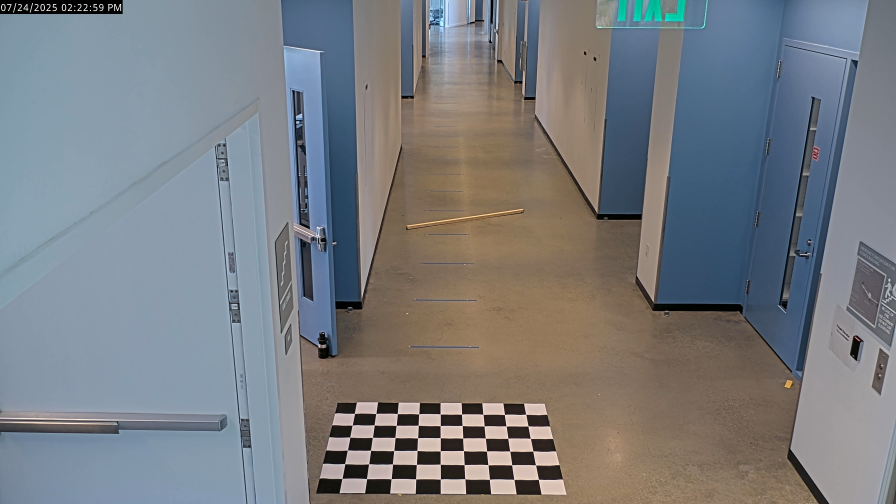
#> input picture cameraCalibration/star/0x400y.jpg, 2688 x 1512 px, given in place of subject_2_test_5_6-11-2025_5-54-26 PM.asf, which was not available (shown at 1/3 size)
$ python edgeDetectSB_JSC.py
#> lines starting #> are read from the running program, lines starting #| are printed output that depends on the picture; pictures that were not available may be replaced by others from this repository, and a replacement may not be noted
####
#   Jack Capito
#   STARS Summer 2025
#   Dr J Lab
###
# Edgetracing experiment
####

import cv2 # pip install opencv-python
import time
import numpy as np
import csv
from scipy.optimize import curve_fit

dir = r'C:\Users\notyo\Documents\STARS\StudentData\25_06_11'
file = 'subject_2_test_5_6-11-2025_5-54-26 PM.asf'
filename = f"{dir}/{file}"  # Path to the video file
print(filename)

canny_dims = 30, 150

videoObject = cv2.VideoCapture(filename) # Open the video file
if not videoObject.isOpened():
    print("Error: Could not open video file.")
    exit()
print(f"Loaded: {filename}")


# Function to get video parameters
def perameters(videoPeram, text):
    output = videoObject.get(videoPeram)
    print(f"Loaded: {output}{text}")
    return output

# Function to filter and merge close points
def merge_close_y(points, threshold=12):
    sorted_points = sorted(points, key=lambda p: p[1])

    merged_points = []
    group = [sorted_points[0]]
    group_start_y = sorted_points[0][1]

    for point in sorted_points[1:]:
        if abs(point[1] - group_start_y) <= threshold:
            group.append(point)
        else:
            avg_x = sum(p[0] for p in group) / len(group)
            avg_y = sum(p[1] for p in group) / len(group)
            merged_points.append((avg_x, avg_y))
            group = [point]
            group_start_y = point[1]

    # Handle the final group
    if group:
        avg_x = sum(p[0] for p in group) / len(group)
        avg_y = sum(p[1] for p in group) / len(group)
        merged_points.append((avg_x, avg_y))

    return merged_points

def get_avg_points_from_lines(lines, line_mask):
    avg_points = []
    for line in lines:
        x1l, y1l, x2l, y2l = line[0]
        if abs(y2l - y1l) < 5:  # horizontal filtering
            x_avg = (x1l + x2l) // 2
            y_avg = (y1l + y2l) // 2
            avg_points.append((x_avg, y_avg))
            cv2.line(line_mask, (x1l, y1l), (x2l, y2l), (0,255,0), 2)
            # Optionally: cv2.circle(line_mask, (x_avg, y_avg), 5, (0,0,255), -1)
    return avg_points

def y_to_distance(y):
    return 2550 * np.exp(-0.0386 * y)

def y_to_distance_for_points(filtered_points):
    for point in filtered_points:
        y = point[1]
        #distance = 49 + -6.41 * np.log(y)
        distance = -17.0851 / (y + -480.3108) # Calculate distance from y
        print(f"x={point[0]:.2f}, y={y:.2f}, distance={distance:.2f} m")

def ideal_equation(y_pixels, z_distances, initial_guess=None):
    # Define the model: Z = a / (y + b) + c
    def inverse_model(y, a, b, c):
        return a / (y + b) + c

    if initial_guess is None:
        initial_guess = [-20, 2300, 0]

    # Fit the model to the data using curve_fit
    params, _ = curve_fit(inverse_model, y_pixels, z_distances, p0=initial_guess, maxfev=5000)
    a, b, c = params
    print(f"Fitted equation: Z(y) = {a:.4f} / (y + {b:.4f}) + {c:.4f}")
    return a, b, c


#establish video perameters here
fps = perameters(cv2.CAP_PROP_FPS, "fps")
vidHeight = perameters(cv2.CAP_PROP_FRAME_HEIGHT, "px height")
vidWidth = perameters(cv2.CAP_PROP_FRAME_WIDTH, "px width")
frameCount = perameters(cv2.CAP_PROP_FRAME_COUNT, " frames in frameCount")
dispFact=2 #how much you're reducing the output resolution by

# Calculate the display resolution by dividing the width and height by the display factor
displayRez = (int(vidWidth/dispFact), int(vidHeight/dispFact))


##video player
#video start point
vidStartFrame = 2000
#videoObject.set(cv2.CAP_PROP_POS_FRAMES, int(vidStartFrame))


for i in range(int(frameCount)):
    # how far into the video you are printout
    print(f"load frame {i+vidStartFrame}")
    start_time = time.time()  # Start timing

    success, frame = videoObject.read() # .read() returns a boolean value and the frame itself.
                                        #success (t/f): did the frame read successfull?
                                        #frame: the video image
    #check to see if we actually loaded a frame
    if not success:
        print(f"frame read failure")
        exit()


    ## Do the edge tracking
    # Define your crop region (adjust as needed)
    # Crop the feed to get rid of everything that is not tape lines/ measurement lines
    x1, x2 = 1200, 1450
    y1, y2 = 0, int(vidHeight-00)

    # Video processing to find the lines
    cropped_frame = frame[y1:y2, x1:x2, :]  # Crop the color image
    blackWhite = cv2.cvtColor(cropped_frame, cv2.COLOR_BGR2GRAY)
    edges = cv2.Canny(blackWhite, *canny_dims)
    #hough lines is horizontal tracking
    lines = cv2.HoughLinesP(edges, 1, np.pi/180, threshold=20, minLineLength= 50, maxLineGap=10)

    # Create a blank mask for lines (same size as crop, 3 channels)
    line_mask = np.zeros_like(cropped_frame)

    # Calculate center points for each line
    avg_points = get_avg_points_from_lines(lines, line_mask)

    # Filter and merge close points based on y-coordinates
    filtered_points = merge_close_y(avg_points)


    # Draw the filtered points (ensure integer coordinates)
    for (x, y) in filtered_points:
        cv2.circle(line_mask, (int(x), int(y)), 5, (0, 0, 255), -1)  # Red dot for merged midpoint

    #print(f"Filtered points: {filtered_points}")  # Show the filtered points in the terminal

    y_to_distance_for_points(filtered_points)

    # Place the mask back into the original frame size
    overlay_mask = np.zeros_like(frame)
    overlay_mask[y1:y2, x1:x2] = line_mask

    # Convert the original frame to grayscale and apply Canny
    gray_base = cv2.cvtColor(frame, cv2.COLOR_BGR2GRAY)
    canny_base = cv2.Canny(gray_base, *canny_dims)
    # Convert single-channel Canny output to 3 channels for overlay
    canny_base_color = cv2.cvtColor(canny_base, cv2.COLOR_GRAY2BGR)

    # Overlay the mask onto the Canny edge-detected base image
    overlay = cv2.addWeighted(canny_base_color, 1.0, overlay_mask, 1.0, 0)

    # Resize for display
    display_frame = cv2.resize(overlay, displayRez)
    cv2.imshow("Video Frame", display_frame)


    #processing_time = (time.time() - start_time) * 1000  # in milliseconds
    #delay = max(int(1000/fps) - int(processing_time), 1)  # Ensure at least 1 ms delay

    #print(f"Processing time: {processing_time:.2f} ms, Delay: {delay} ms")  # Optional: see timing info

    # make the clock function
    key = cv2.waitKey(0)
    if key == ord('q') & 0xFF: break # If the 'q' key is pressed, exit the loop
#> this loop made 1 pass; (key q is pressed on pass 1)
#> (avg_x in merge_close_y, avg_y in merge_close_y) on pass 1: (165.7, 1481.7)
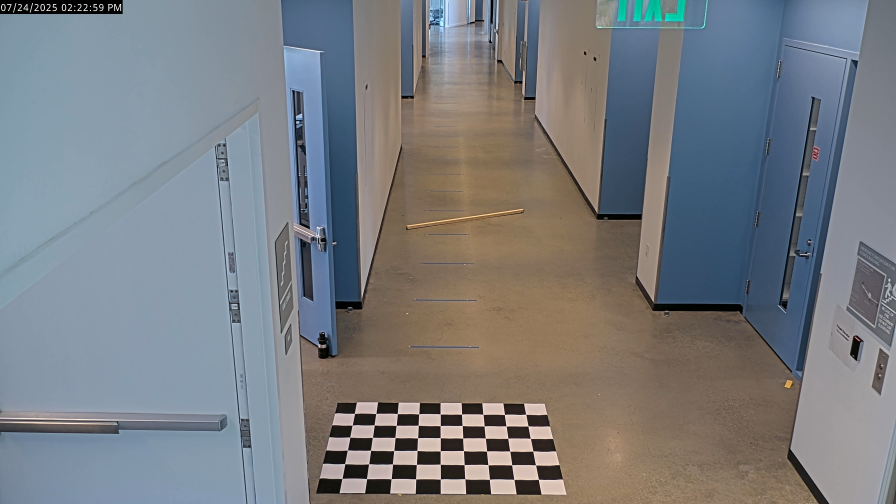
#> input picture cameraCalibration/star/0x400y.jpg, 2688 x 1512 px, given in place of subject_2_test_5_6-11-2025_5-54-26 PM.asf, which was not available (shown at 1/3 size)
#> pass 1, `cropped_frame = frame[y1:y2, x1:x2, :]`:
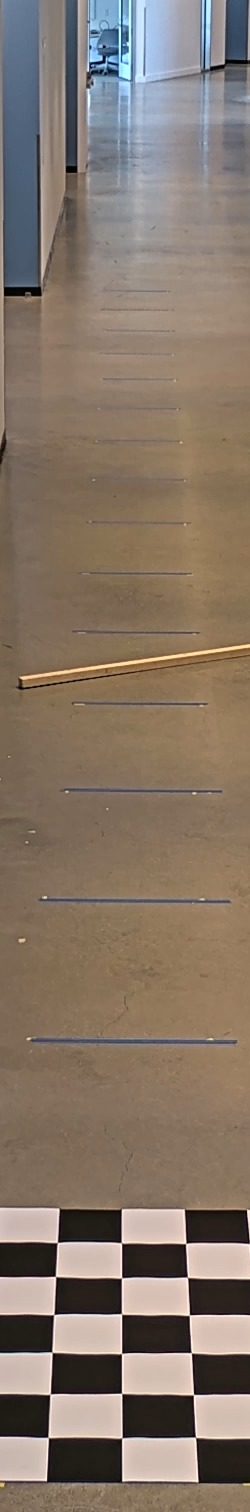
#> cropped_frame: shape (1512, 250, 3); mean B, G, R 104.5, 118.3, 133.6
#> pass 1, `blackWhite = cv2.cvtColor(cropped_frame, cv2.COLOR_BGR2GRAY)`:
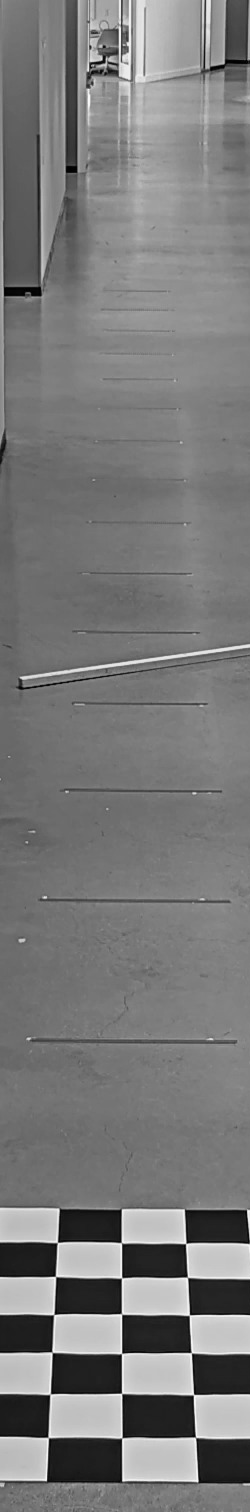
#> blackWhite: shape (1512, 250); min 0, max 252, mean 121.3
#> pass 1, `edges = cv2.Canny(blackWhite, *canny_dims)`:
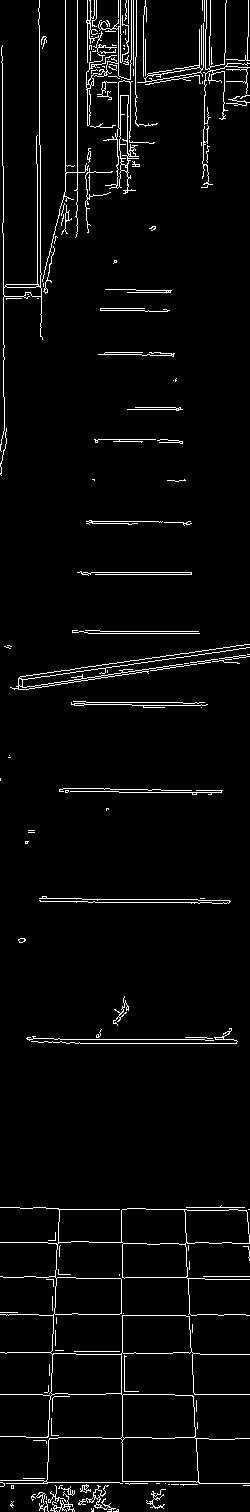
#> edges: shape (1512, 250); 3.6% white in thin lines or dots
#> pass 1, `gray_base = cv2.cvtColor(frame, cv2.COLOR_BGR2GRAY)`:
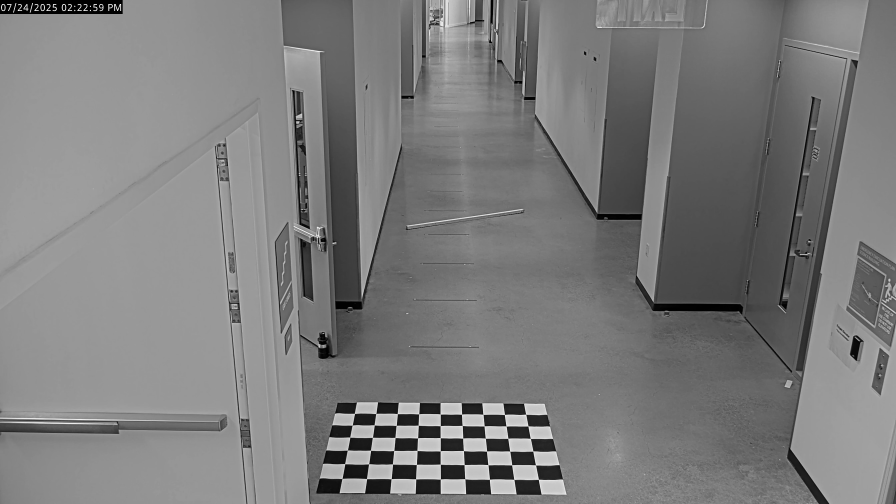
#> gray_base: shape (1512, 2688) (shown at 1/3 size); min 0, max 255, mean 123.9
#> after the loop:
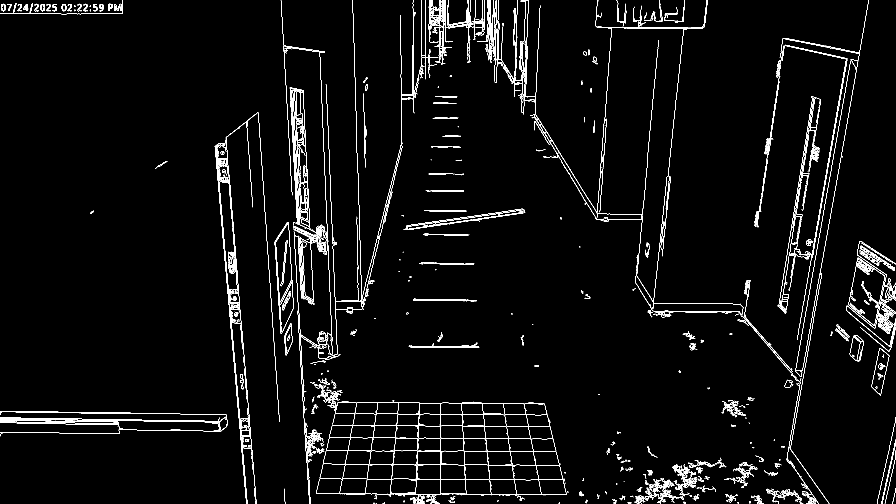
#> canny_base: shape (1512, 2688) (shown at 1/3 size); 2.4% white in thin lines or dots
#> after the loop: canny_base_color: shape (1512, 2688, 3); 2.4% white in thin lines or dots
#> frame is the input picture: shape (1512, 2688, 3); mean B, G, R 128.8, 124.5, 121
#> after the loop:
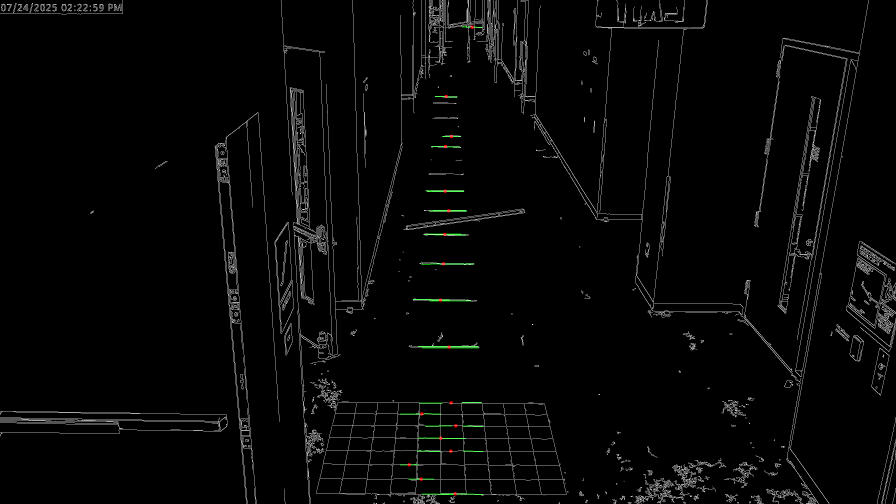
#> overlay: shape (1512, 2688, 3) (shown at 1/3 size); mean B, G, R 6.1, 6.4, 6.1
#> after the loop:
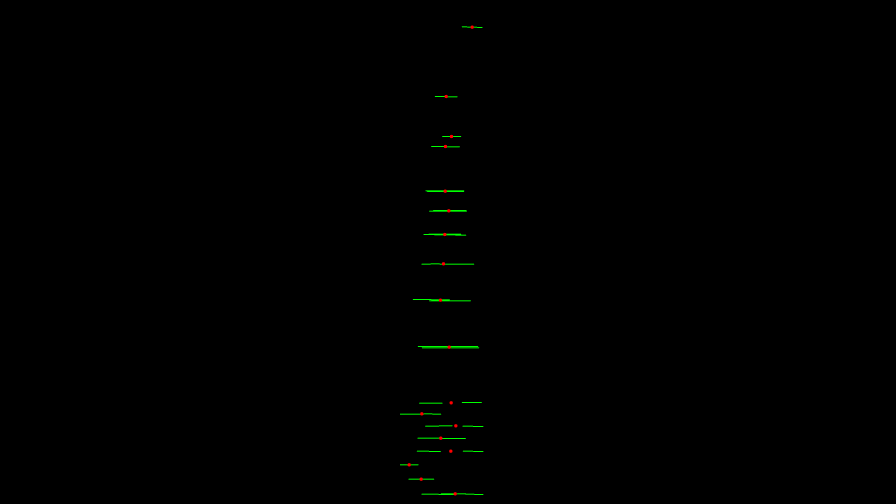
#> overlay_mask: shape (1512, 2688, 3) (shown at 1/3 size); mean B, G, R 0, 0.5, 0.1


#write the last set of filtered points to a CSV file
##!! IMPORTANT !! add your filtered points to .gitignore
with open('filtered_points.csv', 'w', newline='') as csvfile:
    writer = csv.writer(csvfile)
    writer.writerow(['x', 'y'])  # Header
    for x, y in filtered_points:
        writer.writerow([x, y])
#> this loop made 18 passes
#> (x, y) on passes 1 to 12: (216, 81), (138, 289), (154, 409), (136, 439), (135, 573), (146, 632), (134, 703), (130.5, 791.5), (121, 900), (147, 1041), (153.5, 1208), (65.5, 1241.5)
